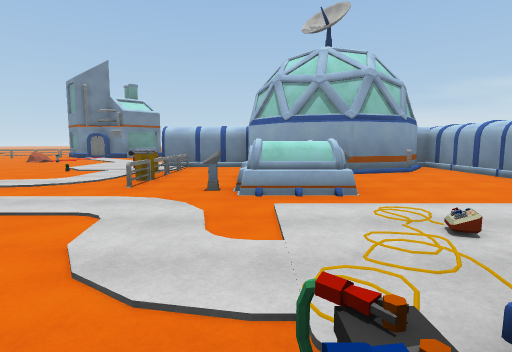
[1] (above)

24 first-person views from a walk through a 3-D level made in the Unity game engine. The camera is 1.5 m above the floor, tilts 6° down and sees 80° across. The floor is counted in squares, 2 m on a side. Each view is taken from the middle of a square. On the plan, view 1 faces up. The plan holds only what a view shows up to about 10 squares ahead; the rest is blank. The place goes on beyond the plan. The player character is not drawn. Some animated figures are left out. Some surface patterns are stand-ins.

[2]
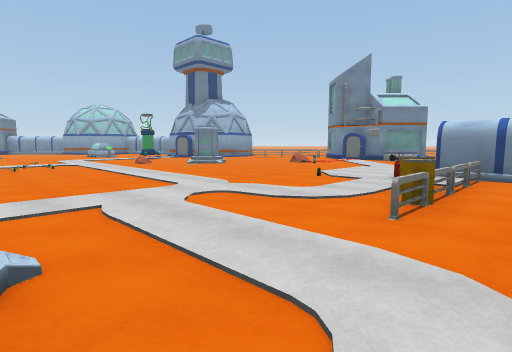

[3]
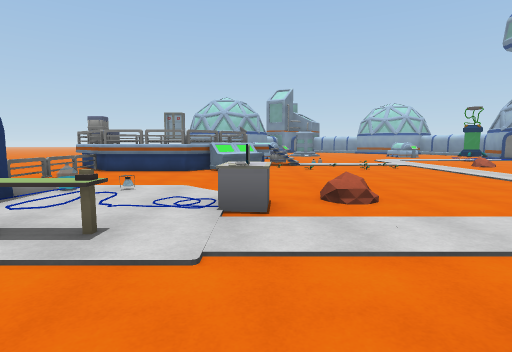

[4]
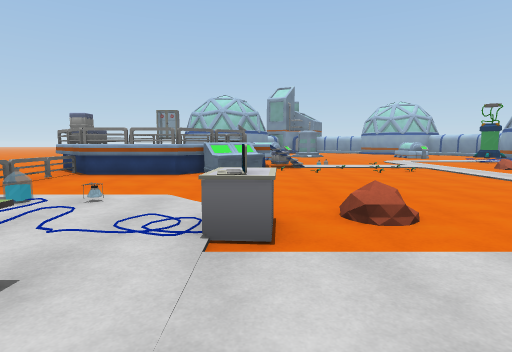

[5]
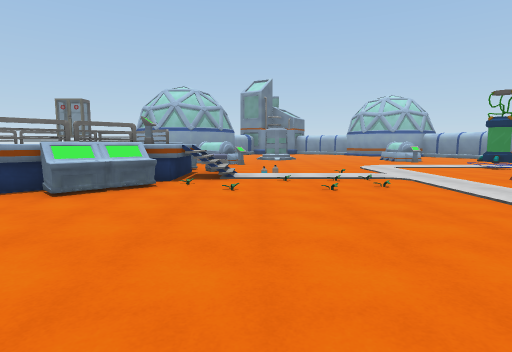

[6]
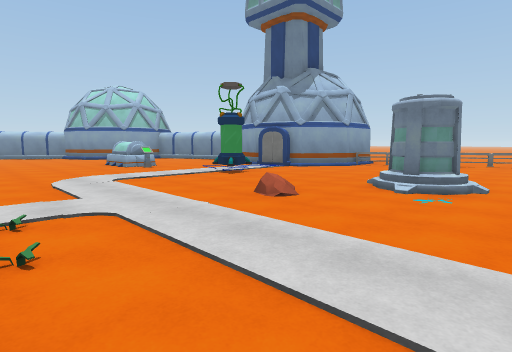

[7]
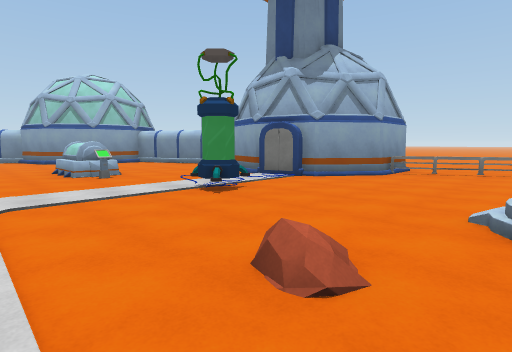

[8]
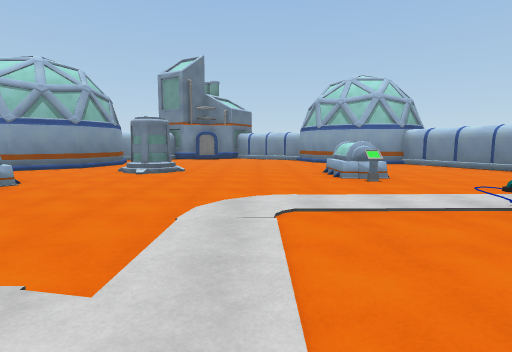

[9]
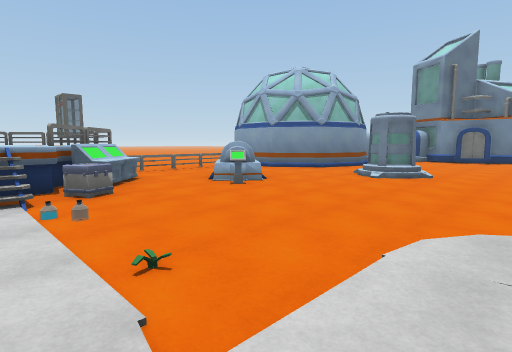

[10]
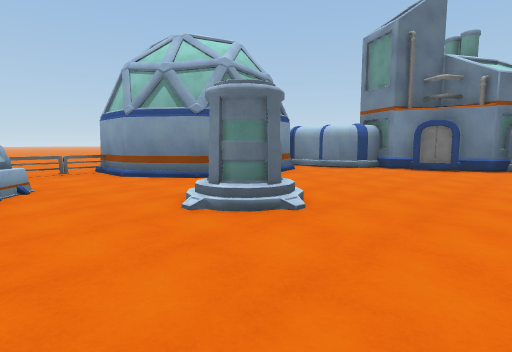

[11]
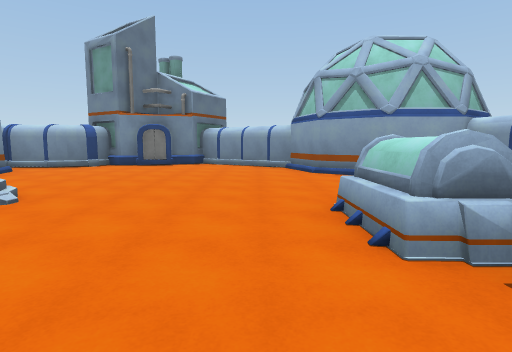

[12]
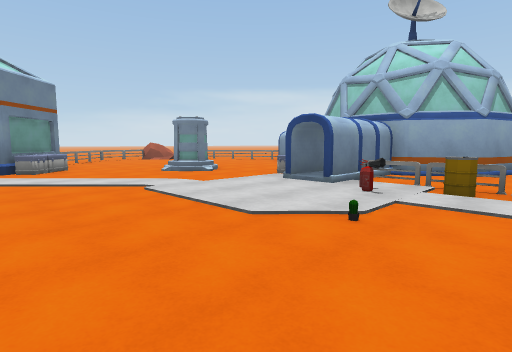

[13]
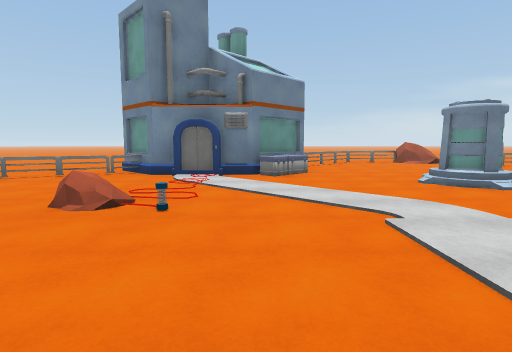

[14]
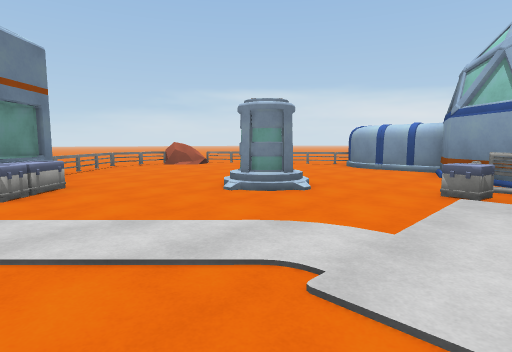

[15]
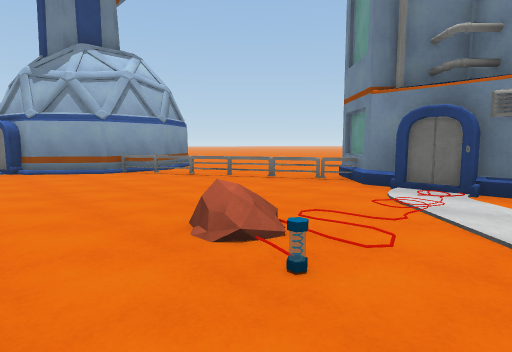

[16]
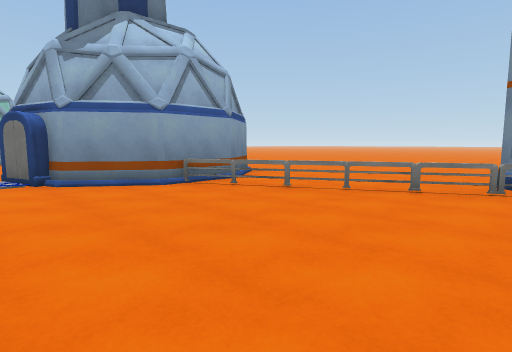

[17]
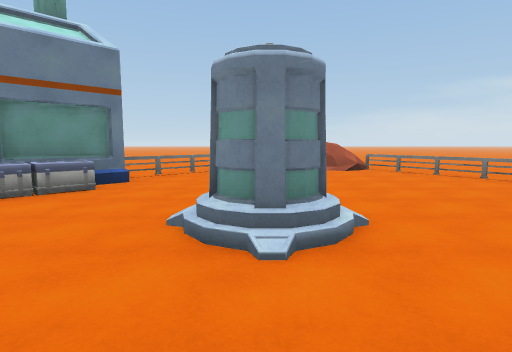

[18]
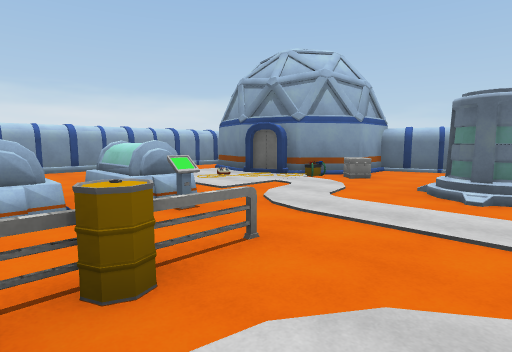

[19]
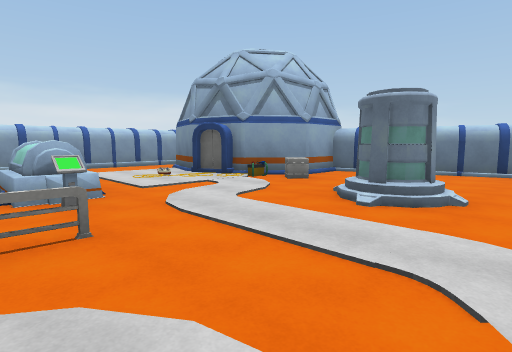

[20]
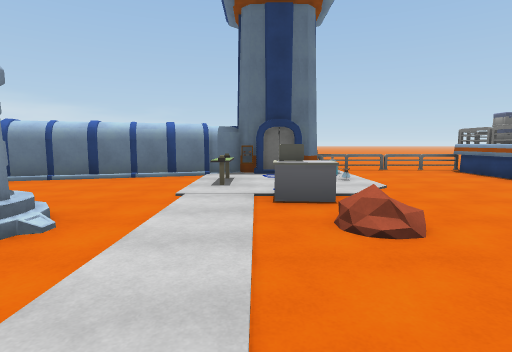

[21]
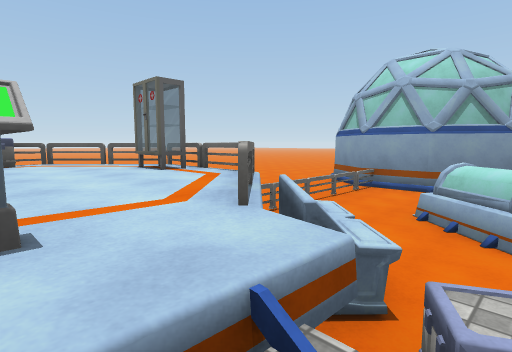

[22]
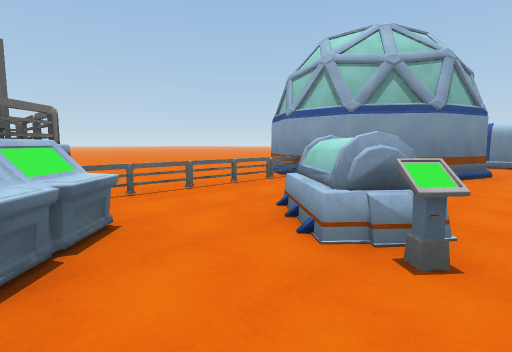

[23]
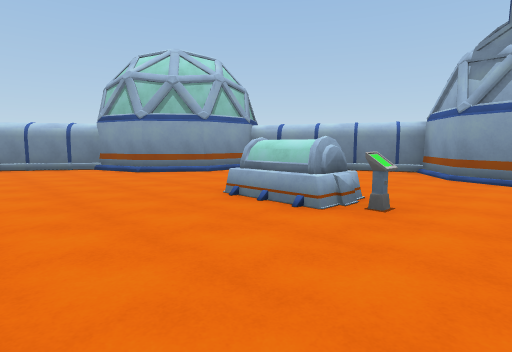

[24]
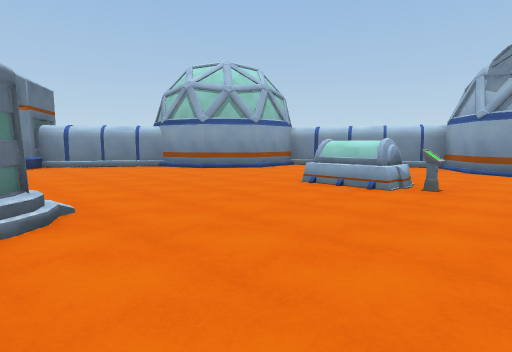

### Floor plan
Key: @ floor where view 1 was taken; # wall or solid block; . main floor; : floor 0.25 m higher than the main floor; + floor 0.5 m higher than the main floor; / step, stairs or slope; ^ raised ledge; B building; E fire extinguisher; F fence; A barrel; T battery; P plant; N tank; C cabinet; L laptop; G table; S flask; H box; R rock; O other object.
Columns run from 31 left of view 1 to 6 right of it. Each row starts with its distance up from view 1.
 22                   ..    ....      ..
 21                  ....   ...OO R/F...
 20                 .....    .F.....F...
 19                ......    F.......F.
 18                .....### ##.......F
 17                B....#F###H.......
 16               BB...FF..OH.../.....#
 15               BBBFF......../ N...##
 14         OO BB BB............/....#
 13      BOOOO. BBBB......R......... #
 12      BB......BO........S.....H: BB
 11     BBB..................... # BB
 10    BBBB............N:. .....###BBBBB##
  9    BBB....OO...O...//. ....EOF..BBBB.#
  8    B......OO....../.........AF...BB..#
  7  OO.............../.........AF.###...#
  6 BOO..........................F.......#
  5  #.............................#^....#
  4  ##....../......P.OP.................#
  3   #......N/.......OO.................#
  2   #....../....../..O......./+........#
  1  BBO........OO..H/O.....C../N..T##B.
  0   OO.BBBB...O..#^^^^....L.....H@BBBB
 -1   O#  BBBB....^F^^F ........... BB
 -2    O   BBB.FFFF^^^  ......G...##B
 -3         BBF...FC^^ ^...S...#### B
 -4        BBB.... C^^ ^...O####
 -5         ..... #F^H^ FFF
 -6          ....  #    ...

Where each view was taken, in squares from view 1:
view 1: 0 up, 0 right, facing up
view 2: 2 up, 1 left, facing up-left
view 3: 0 up, 3 left, facing left
view 4: 0 up, 4 left, facing left
view 5: 2 up, 7 left, facing left
view 6: 4 up, 10 left, facing up-left
view 7: 6 up, 12 left, facing up-left
view 8: 6 up, 13 left, facing left
view 9: 6 up, 14 left, facing down-left
view 10: 6 up, 19 left, facing down-left
view 11: 7 up, 18 left, facing left
view 12: 7 up, 8 left, facing up-right
view 13: 9 up, 7 left, facing up
view 14: 11 up, 7 left, facing up-right
view 15: 11 up, 7 left, facing up-left
view 16: 11 up, 10 left, facing up-left
view 17: 12 up, 3 left, facing up
view 18: 7 up, 4 left, facing down-right
view 19: 6 up, 5 left, facing down-right
view 20: 4 up, 6 left, facing down
view 21: 1 up, 14 left, facing down-left
view 22: 2 up, 16 left, facing down-left
view 23: 5 up, 18 left, facing up-left
view 24: 3 up, 18 left, facing up-left
